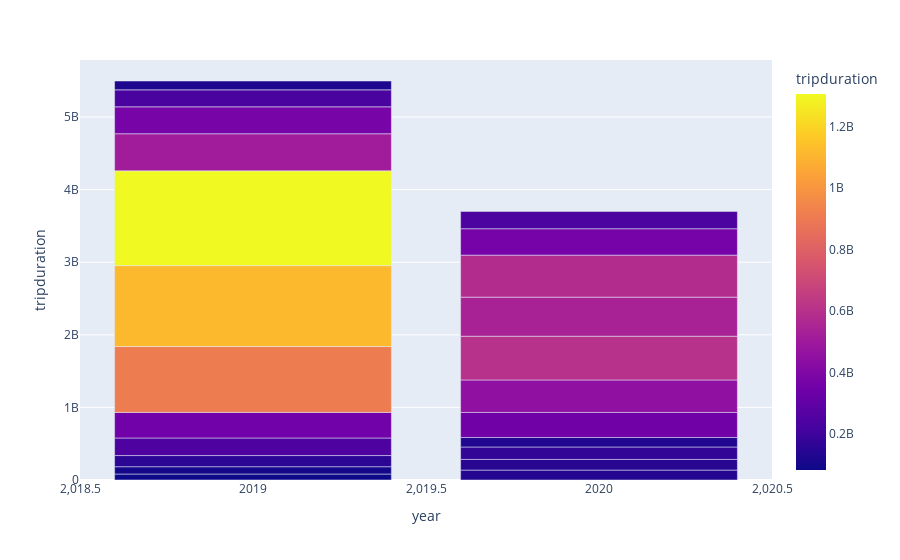

The cell this chart's notebook holds for it:
### Code cell
fig = px.bar(mdf, x="year", y="tripduration", color="tripduration",hover_data=['tripduration'], barmode = 'stack')
 
fig.show()

### Figure 1 — Plotly figure (JSON) as saved in the notebook; plotly's stock layout.template omitted (floating-point values rounded to 4 significant figures)
{"data": [{"alignmentgroup": "True", "hovertemplate": "year=%{x}<br>tripduration=%{marker.color}<extra></extra>", "legendgroup": "", "marker": {"color": [82260636, 100803450, 153534854, 242062263, 352378234, 907355977, 1114625262, 1305181559, 510699969, 371032724, 233939669, 121747641, 136601282, 146872482, 171315675, 130928887, 345064917, 446849015, 602569589, 538516228, 578481998, 363635392, 238534096], "coloraxis": "coloraxis"}, "name": "", "offsetgroup": "", "orientation": "v", "showlegend": false, "textposition": "auto", "type": "bar", "x": [2019, 2019, 2019, 2019, 2019, 2019, 2019, 2019, 2019, 2019, 2019, 2019, 2020, 2020, 2020, 2020, 2020, 2020, 2020, 2020, 2020, 2020, 2020], "xaxis": "x", "y": [82260636, 100803450, 153534854, 242062263, 352378234, 907355977, 1114625262, 1305181559, 510699969, 371032724, 233939669, 121747641, 136601282, 146872482, 171315675, 130928887, 345064917, 446849015, 602569589, 538516228, 578481998, 363635392, 238534096], "yaxis": "y"}], "layout": {"barmode": "stack", "coloraxis": {"colorbar": {"title": {"text": "tripduration"}}, "colorscale": [[0, "#0d0887"], [0.1111, "#46039f"], [0.2222, "#7201a8"], [0.3333, "#9c179e"], [0.4444, "#bd3786"], [0.5556, "#d8576b"], [0.6667, "#ed7953"], [0.7778, "#fb9f3a"], [0.8889, "#fdca26"], [1, "#f0f921"]]}, "legend": {"tracegroupgap": 0}, "margin": {"t": 60}, "xaxis": {"anchor": "y", "domain": [0, 1], "title": {"text": "year"}}, "yaxis": {"anchor": "x", "domain": [0, 1], "title": {"text": "tripduration"}}}}
